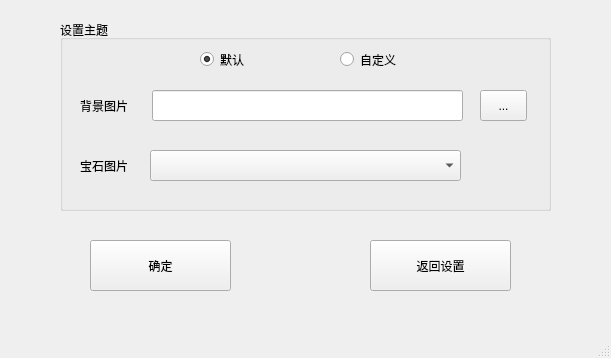
<?xml version="1.0" encoding="UTF-8"?>
<ui version="4.0">
 <class>WindowTheme</class>
 <widget class="QMainWindow" name="WindowTheme">
  <property name="geometry">
   <rect>
    <x>0</x>
    <y>0</y>
    <width>611</width>
    <height>358</height>
   </rect>
  </property>
  <property name="minimumSize">
   <size>
    <width>611</width>
    <height>358</height>
   </size>
  </property>
  <property name="maximumSize">
   <size>
    <width>611</width>
    <height>358</height>
   </size>
  </property>
  <property name="windowTitle">
   <string>主题设置</string>
  </property>
  <widget class="QWidget" name="centralwidget">
   <widget class="QGroupBox" name="groupBox">
    <property name="geometry">
     <rect>
      <x>60</x>
      <y>20</y>
      <width>491</width>
      <height>191</height>
     </rect>
    </property>
    <property name="styleSheet">
     <string notr="true">font: 75 9pt &quot;微软雅黑&quot;;</string>
    </property>
    <property name="title">
     <string>设置主题</string>
    </property>
    <widget class="QRadioButton" name="radioButton_Theme_default">
     <property name="geometry">
      <rect>
       <x>140</x>
       <y>30</y>
       <width>81</width>
       <height>19</height>
      </rect>
     </property>
     <property name="text">
      <string>默认</string>
     </property>
     <property name="checked">
      <bool>true</bool>
     </property>
     <property name="autoRepeat">
      <bool>false</bool>
     </property>
    </widget>
    <widget class="QRadioButton" name="radioButton_Theme_custom">
     <property name="geometry">
      <rect>
       <x>280</x>
       <y>30</y>
       <width>81</width>
       <height>19</height>
      </rect>
     </property>
     <property name="text">
      <string>自定义</string>
     </property>
    </widget>
    <widget class="QLabel" name="label">
     <property name="geometry">
      <rect>
       <x>20</x>
       <y>70</y>
       <width>72</width>
       <height>31</height>
      </rect>
     </property>
     <property name="text">
      <string>背景图片</string>
     </property>
    </widget>
    <widget class="QLineEdit" name="lineEdit_path_backgroundimags">
     <property name="geometry">
      <rect>
       <x>92</x>
       <y>70</y>
       <width>311</width>
       <height>31</height>
      </rect>
     </property>
     <property name="text">
      <string/>
     </property>
     <property name="readOnly">
      <bool>true</bool>
     </property>
    </widget>
    <widget class="QLabel" name="label_2">
     <property name="geometry">
      <rect>
       <x>20</x>
       <y>130</y>
       <width>72</width>
       <height>31</height>
      </rect>
     </property>
     <property name="text">
      <string>宝石图片</string>
     </property>
    </widget>
    <widget class="QToolButton" name="toolButton_selsect_backgroundiamgs">
     <property name="geometry">
      <rect>
       <x>420</x>
       <y>70</y>
       <width>47</width>
       <height>31</height>
      </rect>
     </property>
     <property name="styleSheet">
      <string notr="true">border-image: url(:/new/picture/pushbotton_background.png);</string>
     </property>
     <property name="text">
      <string>...</string>
     </property>
    </widget>
    <widget class="QComboBox" name="comboBox_gemtype">
     <property name="geometry">
      <rect>
       <x>90</x>
       <y>130</y>
       <width>311</width>
       <height>31</height>
      </rect>
     </property>
    </widget>
   </widget>
   <widget class="QPushButton" name="btn_themeToSet">
    <property name="geometry">
     <rect>
      <x>370</x>
      <y>240</y>
      <width>141</width>
      <height>51</height>
     </rect>
    </property>
    <property name="styleSheet">
     <string notr="true">border-image: url(:/new/picture/pushbotton_background.png);
font: 75 10pt &quot;微软雅黑&quot;;</string>
    </property>
    <property name="text">
     <string>返回设置</string>
    </property>
   </widget>
   <widget class="QPushButton" name="btn_theme_confirm">
    <property name="geometry">
     <rect>
      <x>90</x>
      <y>240</y>
      <width>141</width>
      <height>51</height>
     </rect>
    </property>
    <property name="styleSheet">
     <string notr="true">border-image: url(:/new/picture/pushbotton_background.png);
font: 75 10pt &quot;微软雅黑&quot;;</string>
    </property>
    <property name="text">
     <string>确定</string>
    </property>
   </widget>
  </widget>
  <widget class="QMenuBar" name="menubar">
   <property name="geometry">
    <rect>
     <x>0</x>
     <y>0</y>
     <width>611</width>
     <height>26</height>
    </rect>
   </property>
  </widget>
  <widget class="QStatusBar" name="statusbar"/>
 </widget>
 <resources/>
 <connections/>
</ui>
